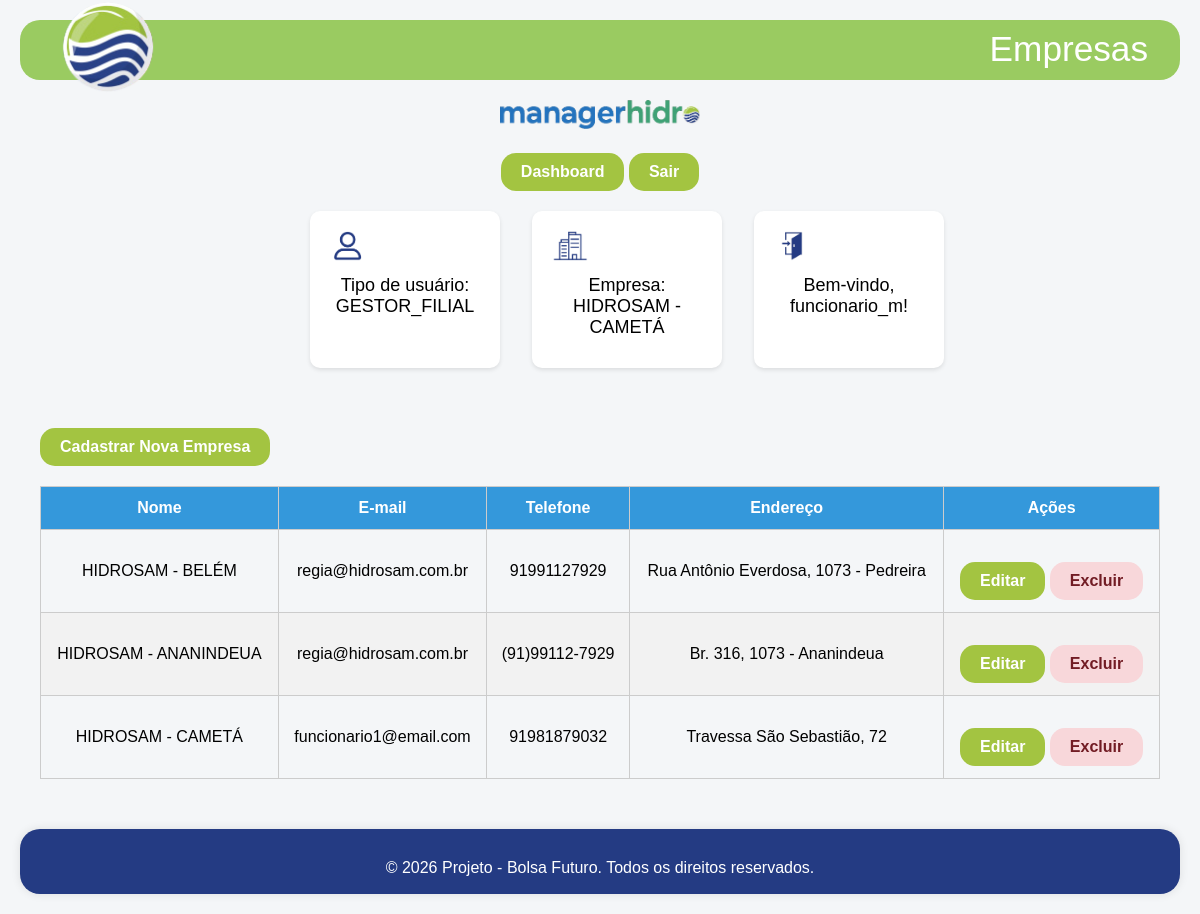
The page /empresas/empresas/ (signed in) on the database its author committed.
### usuarios/models.py (models this page shows, shortened)
class Usuario(AbstractUser):
    TIPOS_USUARIO = [
        ('GERENTE_MATRIZ', 'Gerente Matriz'),
        ('GERENTE_FILIAL', 'Gerente Filial'),
        ('GESTOR_MATRIZ', 'Gestor Matriz'),
        ('GESTOR_FILIAL', 'Gestor Filial'),
        ('FUNCIONARIO', 'Funcionário'),
    ]
    empresa = models.ForeignKey(Empresa, on_delete=models.CASCADE, null=True, blank=True)
    tipo_usuario = models.CharField(max_length=20, choices=TIPOS_USUARIO, null=True, blank=True)
    status_ativo = models.BooleanField(default=False)

### empresas/models.py (models this page shows, shortened)
class Empresa(models.Model):
    nome = models.CharField(max_length=150)
    endereco = models.CharField(max_length=255)
    email = models.EmailField()
    telefone = models.CharField(max_length=20)

### empresas/views.py (the view)
# urls.py: path('empresas/', views.lista_empresas, name='lista_empresas'),
def lista_empresas(request):
    empresas = Empresa.objects.all()
    return render(request, 'empresas/empresas.html', {
        'empresas': empresas,
        'header_title': 'Empresas'
    })

### empresas/templates/empresas/empresas.html (shortened to what this page needs)
{% extends 'base.html' %}
{% block content %}
  <div>
    <a href="{% url 'cadastrar_empresa' %}" class="btn">Cadastrar Nova Empresa</a>
  </div>
  {% if empresas %}
    <table>
      <thead>
        <tr>
          <th>Nome</th>
          <th>E-mail</th>
          <th>Telefone</th>
          <th>Endereço</th>
          <th>Ações</th>
        </tr>
      </thead>
      <tbody>
        {% for empresa in empresas %}
          <tr>
            <td>{{ empresa.nome }}</td>
            <td>{{ empresa.email }}</td>
            <td>{{ empresa.telefone }}</td>
            <td>{{ empresa.endereco }}</td>
            <td>
              <a href="{% url 'editar_empresa' empresa.id %}" class="btn">Editar</a>
              <a href="{% url 'excluir_empresa' empresa.id %}" class="btn alerta">Excluir</a>
            </td>
          </tr>
        {% endfor %}
      </tbody>
    </table>
  {% else %}
    <p class="empty">Nenhuma empresa cadastrada.</p>
  {% endif %}
{% endblock %}

### templates/header.html (shortened to what this page needs)
{% load static %}
<header>
  <div class="header-content"></div>
    <div class="logo-container">
      <img src="{% static 'img/logo-hidro.png' %}" alt="Logo" class="logo-img">
    </div>
    {% if header_title %}
      <h1 class="header-title">{{ header_title }}</h1>
    {% endif %}
</header>
<nav class="center">
  <img src="{% static 'img/logo-sistema.png' %}" alt="Imagem centralizada" class="logo-sistema">
  {% if request.user.is_authenticated %}
    <div>
      {% if request.path != '/dashboard/' %}
      <a href="{% url 'dashboard' %}" class="btn">Dashboard</a>
      {% endif %}
      <a href="{% url 'logout' %}" class="btn">Sair</a>
    </div>
  </nav>
    <div class="row">
    <div class="card">
      <img src="{% static 'img/usuario.png' %}" alt="Logo" class="card-img">
      <p class="center">Tipo de usuário: {{ user.tipo_usuario }}</p>
    </div>
    <div class="card">
      <img src="{% static 'img/empresa.png' %}" alt="Logo" class="card-img">
      <p class="center">Empresa: {{ user.empresa.nome }}</p>
    </div>
    <div class="card">
      {% if request.user.is_authenticated %}
        <img src="{% static 'img/login.png' %}" alt="Logo" class="card-img">
        <p class="center">Bem-vindo, {{ request.user.username }}! </p>
      {% endif %}
    </div>
  </div>
  {% endif %}

### usuarios/static/css/style.css (style rules this page uses)
body { font-family: Arial, sans-serif; background-color: #f4f6f8; margin: 0; padding: 20px; }
h1, h2 { color: #2c3e50; text-align: center; }
p { font-size: 18px; margin: 10px 0; }
.center { text-align: center; }
header { position: relative; height: 60px; background-color: transparent; }
.header-content { background-color: #9acb61; height: 100%; width: 100%; position: relative; top: 0; left: 0; z-index: 1; border-radius: 20px; }
.logo-container { position: absolute; top: 50%; left: 2rem; transform: translateY(-50%); z-index: 2; }
.logo-img { height: 100px; width: auto; object-fit: contain; }
.header-title { position: absolute; right: 2rem; color: white; font-size: 2.2rem; font-weight: 20; z-index: 2; top: -25%; }
.card { background-color: #fff; border-radius: 10px; box-shadow: 0 2px 4px rgba(0, 0, 0, 0.1); padding: 20px; margin: 20px 0; max-width: 150px; }
.row { margin-left: 25%; display: flex; flex-wrap: wrap; gap: 2rem; }
.card-img { height: 30px; width: auto; object-fit: contain; }
table { width: 100%; border-collapse: collapse; margin-top: 20px; }
th, td { padding: 12px; border: 1px solid #ccc; text-align: center; }
th { background-color: #3498db; color: white; }
tr:nth-child(even) { background-color: #f2f2f2; }
.btn { display: inline-block; margin-top: 20px; padding: 10px 20px; background-color: #a3c441; color: white; text-decoration: none; border-radius: 15px; font-weight: bold; border: none; }
.alerta { background-color: #f8d7da; color: #721c24; }
.logo-sistema { max-width: 200px; margin-top: 20px; }

### rows shown on the page
Usuario: tipo_usuario "GESTOR_FILIAL", empresa.nome "HIDROSAM - CAMETÁ", user.username "funcionario_m"
Empresa: nome "HIDROSAM - BELÉM", email "regia@hidrosam.com.br", telefone "91991127929", endereco "Rua Antônio Everdosa, 1073 - Pedreira"
Empresa: nome "HIDROSAM - ANANINDEUA", email "regia@hidrosam.com.br", telefone "(91)99112-7929", endereco "Br. 316, 1073 - Ananindeua"
Empresa: nome "HIDROSAM - CAMETÁ", email "funcionario1@email.com", telefone "91981879032", endereco "Travessa São Sebastião, 72"

### other values the page prints
{{ header_title }} "Empresas"
